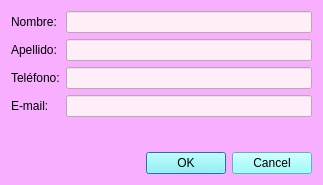
<?xml version="1.0" encoding="UTF-8"?>
<ui version="4.0">
 <class>PersonaDialog</class>
 <widget class="QDialog" name="PersonaDialog">
  <property name="geometry">
   <rect>
    <x>0</x>
    <y>0</y>
    <width>323</width>
    <height>185</height>
   </rect>
  </property>
  <property name="windowTitle">
   <string>Dialog</string>
  </property>
  <property name="styleSheet">
   <string notr="true">background-color: rgb(248, 175, 255);</string>
  </property>
  <layout class="QVBoxLayout" name="verticalLayout">
   <item>
    <layout class="QFormLayout" name="formLayout">
     <item row="0" column="0">
      <widget class="QLabel" name="label">
       <property name="text">
        <string>Nombre:</string>
       </property>
      </widget>
     </item>
     <item row="0" column="1">
      <widget class="QLineEdit" name="inNombre">
       <property name="styleSheet">
        <string notr="true">background-color: rgb(255, 238, 247);</string>
       </property>
      </widget>
     </item>
     <item row="1" column="0">
      <widget class="QLabel" name="label_2">
       <property name="text">
        <string>Apellido:</string>
       </property>
      </widget>
     </item>
     <item row="1" column="1">
      <widget class="QLineEdit" name="inApellido">
       <property name="styleSheet">
        <string notr="true">background-color: rgb(255, 238, 247);</string>
       </property>
      </widget>
     </item>
     <item row="2" column="0">
      <widget class="QLabel" name="label_3">
       <property name="text">
        <string>Teléfono:</string>
       </property>
      </widget>
     </item>
     <item row="2" column="1">
      <widget class="QLineEdit" name="inTelefono">
       <property name="styleSheet">
        <string notr="true">background-color: rgb(255, 238, 247);</string>
       </property>
      </widget>
     </item>
     <item row="3" column="0">
      <widget class="QLabel" name="label_4">
       <property name="text">
        <string>E-mail:</string>
       </property>
      </widget>
     </item>
     <item row="3" column="1">
      <widget class="QLineEdit" name="inEmail">
       <property name="styleSheet">
        <string notr="true">background-color: rgb(255, 238, 247);</string>
       </property>
      </widget>
     </item>
    </layout>
   </item>
   <item>
    <widget class="QDialogButtonBox" name="buttonBox">
     <property name="styleSheet">
      <string notr="true">
background-color: rgb(128, 255, 251);
</string>
     </property>
     <property name="standardButtons">
      <set>QDialogButtonBox::Cancel|QDialogButtonBox::Ok</set>
     </property>
    </widget>
   </item>
  </layout>
 </widget>
 <resources/>
 <connections/>
</ui>
